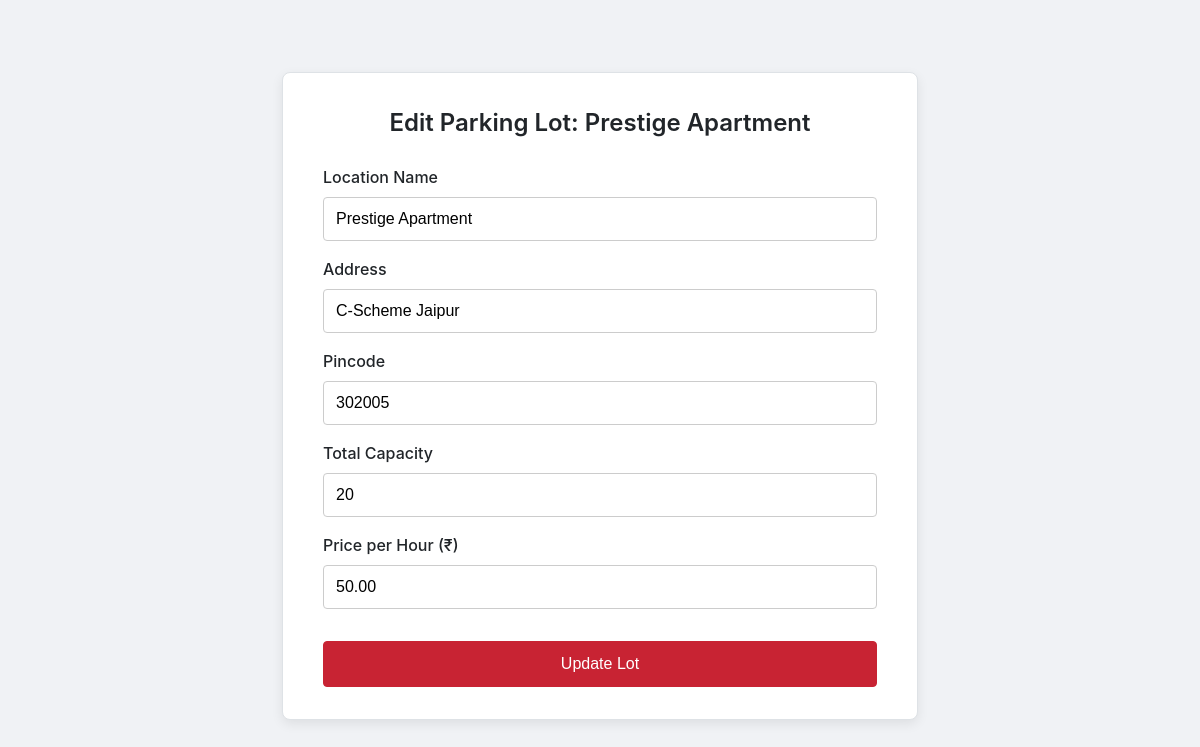
Before: /admin/lot/edit/1 (signed in) with the older database file.
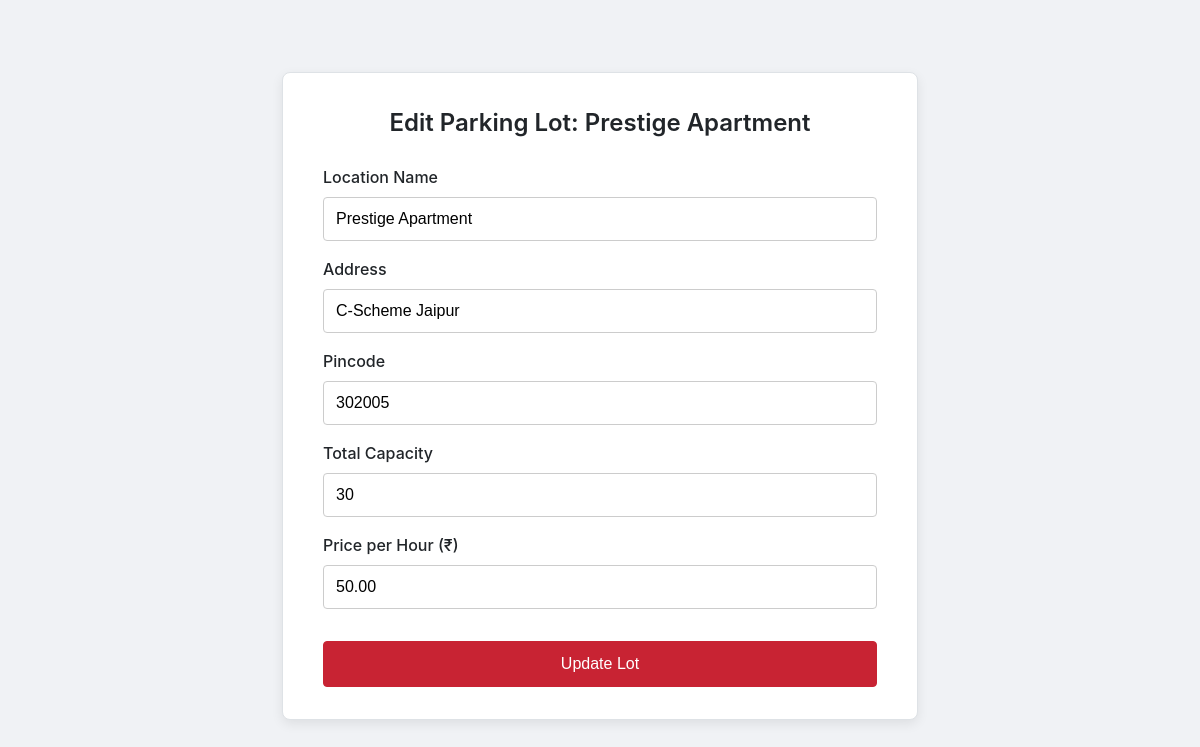
After: the same page with the newer database file.
### models/database.py (models this page shows)
class ParkingLot(db.Model):
    __tablename__ = 'parking_lot'
    id = db.Column(db.Integer, primary_key=True)
    name = db.Column(db.String(50), nullable=False)
    address = db.Column(db.String(100), nullable=False)
    pincode = db.Column(db.String(10), nullable=False)
    capacity = db.Column(db.Integer, nullable=False)
    price_per_hour = db.Column(db.Float, nullable=False)
    spots = db.relationship('ParkingSpot', backref='lot', lazy=True, cascade="all, delete-orphan")

### routes/admin_routes.py (the view, shortened to what this page needs)
@admin_bp.route('/admin/lot/edit/<int:lot_id>', methods=['GET', 'POST'])
def edit_lot(lot_id):
    if not session.get('is_admin'):
        return redirect(url_for('auth.login'))
    lot_to_edit = ParkingLot.query.get_or_404(lot_id)
    return render_template('edit_lot.html', lot=lot_to_edit)

### templates/edit_lot.html
{% extends "layout.html" %}
{% block content %}
<div class="form-container">
    <form method="POST" action="{{ url_for('admin.edit_lot', lot_id=lot.id) }}" class="form-card">
        <h2>Edit Parking Lot: {{ lot.name }}</h2>
        <div class="form-group">
            <label for="name">Location Name</label>
            <input type="text" id="name" name="name" value="{{ lot.name }}" required>
        </div>
        <div class="form-group">
            <label for="address">Address</label>
            <input type="text" id="address" name="address" value="{{ lot.address }}" required>
        </div>
        <div class="form-group">
            <label for="pincode">Pincode</label>
            <input type="text" id="pincode" name="pincode" value="{{ lot.pincode }}" required>
        </div>
        <div class="form-group">
            <label for="capacity">Total Capacity</label>
            <input type="number" id="capacity" name="capacity" value="{{ lot.capacity }}" required>
        </div>
        <div class="form-group">
            <label for="price_per_hour">Price per Hour (₹)</label>
            <input type="number" id="price_per_hour" name="price_per_hour" value="{{ '%.2f'|format(lot.price_per_hour) }}" min="0" step="0.01" required>
        </div>
        <button type="submit" class="btn btn-red">Update Lot</button>
    </form>
</div>
{% endblock %}

Changed rows visible on the page:
changed ParkingLot "Prestige Apartment": capacity "20" → "30"
